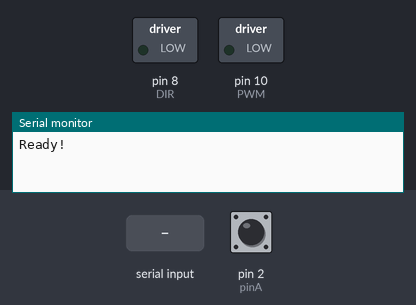
A sketch run on a simulated Arduino Uno, built with avr-gcc and run on an emulated ATmega328P. Shown: switched loads named in the sketch (green lamp = pin HIGH), the last lines printed to the serial monitor. The inputs (shaded band) are chosen by the test bench; at power-on: pin 2 (pinA) HIGH.

Above: at 1.2 s.
1.3 s: "S\n" received over Serial
At 2.8 s:
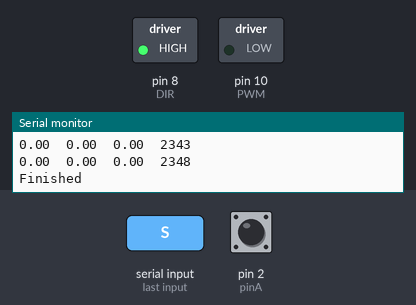
Timing chart, 0 to 4.3 s (numbered marks = the images above; inputs shaded):
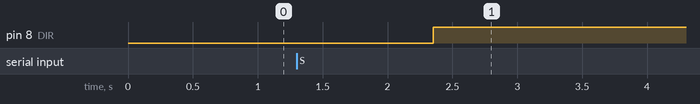

The sketch:

ArduinoSimMotor.ino
```cpp
//hardware:
// pin 2      , CLK: data A
// pin 3      , DT: data B
// pin 4      , SW: button when pressed
// 5V         , +
// GND        , GND:


// ki kp
// put put block, pwm, motor
#include "Arduino.h"

#define pinA 2
#define pinB 3
#define eButton 4
//#define pin 10
#define CCW 1
#define CW 0
// sampling rate 5 ms
#define samplingRate 5
#define fixedCycleTime 2350
#define CPR 1600.0

#define maxVolts 7.7
//motor pins
#define PWM 10
#define DIR 8


double angularVelocity = 0.00;
double position = 0.00;
double newPosition = 0.00;
uint32_t start_time, stop_time;

// variables for serial communication
bool docounting = false;
String InputString = "";  // a string to hold incoming data
bool StringComplete = false;

void setup() {

  pinMode(pinA, INPUT_PULLUP);
  pinMode(pinB, INPUT_PULLUP);
  pinMode(eButton, INPUT_PULLUP);
  pinMode(PWM, OUTPUT);
  pinMode(DIR, OUTPUT);
  attachInterrupt(0, encoderI, CHANGE);
  writeMotor(0, CW);

  Serial.begin(115200);
  InputString.reserve(200);
  Serial.println("Ready!");
  start_time = millis();
}
// PWM pins 3,5,6,9,10,11 (5 and 6 980 Hz, everything else is 490 Hz)
//analogWrite(pin, value) writes an analog value to a pin
volatile int64_t turnValue = 0;
int64_t pastTurnValue = 0;
/*
int64_t readEncoder() {
  int64_t temp;
  cli();
  temp = turnValue;
  sei();
  return temp;
}
*/
double motorVoltage = 0.0;
void writeMotor(int speed, bool direction) {
  analogWrite(PWM, speed);
  digitalWrite(DIR, direction);
  if (direction) {
    motorVoltage = -maxVolts * speed / 255.0;
  } else {
    motorVoltage = maxVolts * speed / 255.0;
  }
}

void loop() {

  // Change behavior based on serial input
  if (StringComplete) {
    switch (InputString.charAt(0)) {
      case 'S':
        docounting = true;
        break;
      case 'E':
        docounting = false;
        break;
    }
    StringComplete = false;
  }

  if (docounting) {
    stop_time = millis();

    if ((stop_time - start_time) >= samplingRate) {  // Loop each 5 ms

      // radius of the wheel 71.91mm
      double position = turnValue / CPR * 2 * 3.141592;

      // if you want to reset position @ 2 pi to 0
      /*
      if (abs(position) >= 2 * 3.141592) {
        newPosition = abs(position) - abs(int(position));
        if (position > 0) {
          position = newPosition;
        }
        else {
          position = -newPosition;
        }
      }
     */

      // Calculate velocity [radian / sec]
      double velocity = ((turnValue - pastTurnValue) / 10e-3) / CPR * 2 * 3.141592;

      // Update past value
      pastTurnValue = turnValue;

      // Reset start_time
      start_time = stop_time;

      // print
      Serial.print(position);
      Serial.print("\t");
      Serial.print(velocity);
      Serial.print("\t");
      Serial.print(motorVoltage);
      Serial.print("\t");
      Serial.println(millis());
      motorVoltage = 0;
    }

    if (millis() >= fixedCycleTime) {
      Serial.println("Finished");
      docounting = false;
      writeMotor(0, CCW);
      delay(100);
      // stops program from printing anymore
      while (true) {
        continue;
      }
    }
  }
}

void serialEvent() {
  while (Serial.available()) {
    // get the new byte:
    char inChar = (char)Serial.read();
    // add it to the inputString:
    InputString += inChar;
    // if the incoming character is a newline, set a flag
    // so the main loop can do something about it:
    if (inChar == '\n') {
      StringComplete = true;
    }
  }
}

// encoder.h library
void encoderI() {
  if (digitalRead(pinA) == CCW) {
    if (digitalRead(pinB) == CCW) {
      turnValue--;
    } else {
      turnValue++;
    }
  } else {
    if (digitalRead(pinB) == CCW) {
      turnValue++;
    } else {
      turnValue--;
    }
  }
}
```

Measured:
- after the input at 1.3 s, pin 8 (DIR): LOW → HIGH after 1.1 s
